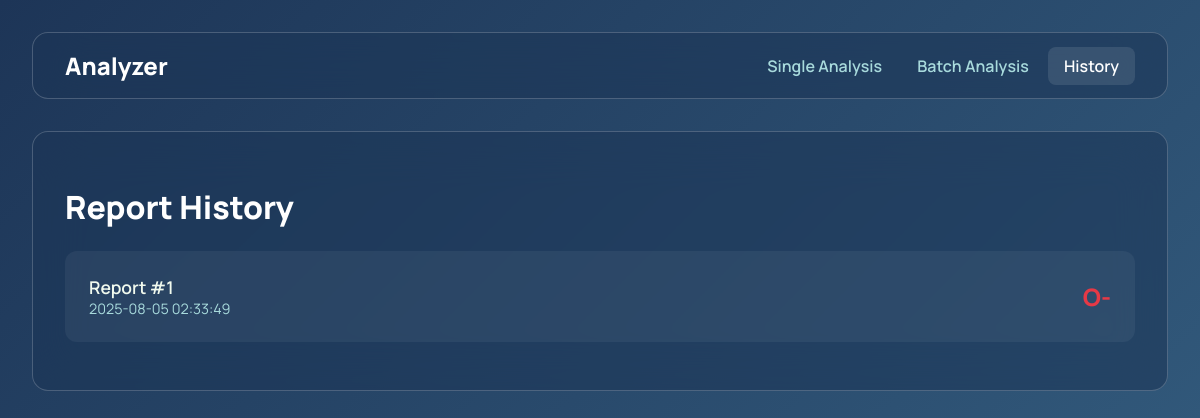
Before: /history with the older database file.
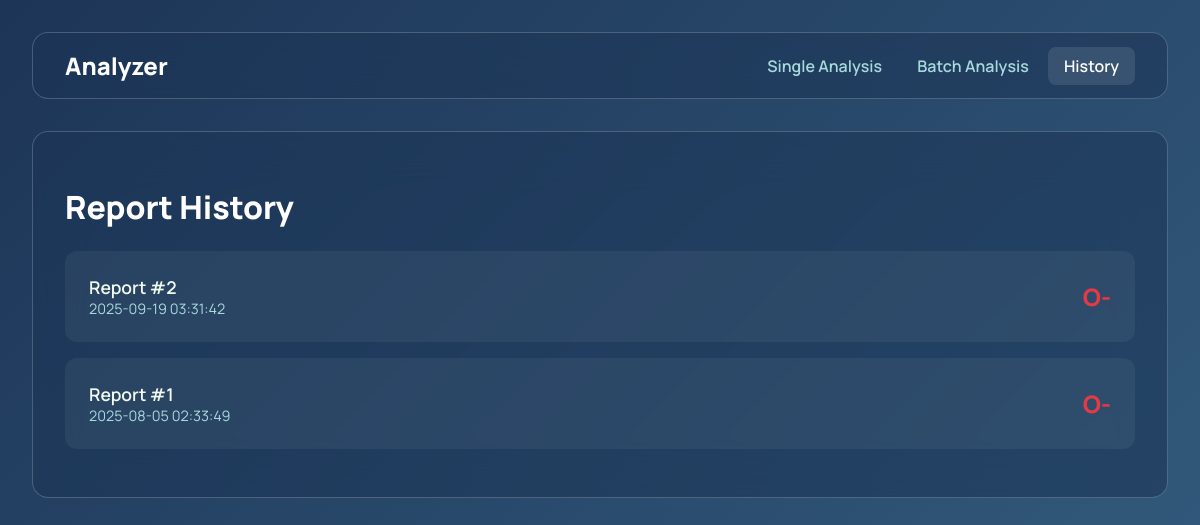
After: the same page with the newer database file.
### tables this page shows
CREATE TABLE reports (
  id INTEGER PRIMARY KEY AUTOINCREMENT,
  timestamp TEXT NOT NULL,
  blood_type TEXT NOT NULL,
  image_b64 TEXT NOT NULL,
  analysis_json TEXT NOT NULL
);

### app.py (the view)
@app.route('/history')
def history():
    db = get_db()
    reports = db.execute('SELECT id, timestamp, blood_type FROM reports ORDER BY timestamp DESC').fetchall()
    return render_template('history.html', reports=reports)

### app.py (called while the page is built)
def get_db():
    if 'db' not in g:
        g.db = sqlite3.connect(DATABASE)
        g.db.row_factory = sqlite3.Row
    return g.db

### templates/history.html (shortened to what this page needs)
{% extends "base.html" %}
{% block content %}
<div class="card">
    <h1>Report History</h1>
    {% if reports %}
        <ul class="report-list">
            {% for report in reports %}
                <li class="report-item">
                    <div>
                        <a href="{{ url_for('report', report_id=report.id) }}">Report #{{ report.id }}</a>
                        <div class="meta">{{ report.timestamp.split('.')[0] }}</div>
                    </div>
                    <div class="blood-type">{{ report.blood_type }}</div>
                </li>
            {% endfor %}
        </ul>
    {% else %}
        <p>No reports found. Perform an analysis to save a new report.</p>
    {% endif %}
</div>
{% endblock %}

### templates/base.html (shortened to what this page needs)
<!DOCTYPE html>
<html lang="en">
<head>
</head>
<body>
    <div class="main-container">
        <nav>
    <div class="logo">Analyzer</div>
    <div>
        <a href="{{ url_for('index') }}" class="{{ 'active' if request.endpoint == 'index' else '' }}">Single Analysis</a>
        <a href="{{ url_for('batch_process') }}" class="{{ 'active' if request.endpoint == 'batch_process' else '' }}">Batch Analysis</a>
        <a href="{{ url_for('history') }}" class="{{ 'active' if request.endpoint == 'history' else '' }}">History</a>
    </div>
</nav>
        <main>
            {% block content %}{% endblock %}
        </main>
    </div>
</body>
</html>

### templates/base.html (style rules this page uses)
:root { --accent-color: #e63946; --secondary-accent: #457b9d; --text-color: #f1faee; --text-muted: #a8dadc; --border-color: rgba(255, 255, 255, 0.2); --card-bg: rgba(29, 53, 87, 0.55); }
body { font-family: 'Manrope', sans-serif; background: linear-gradient(135deg, #1d3557, #457b9d, #a8dadc); background-size: 400% 400%; animation: gradientBG 15s ease infinite; color: var(--text-color); margin: 0; padding: 2rem; }
.main-container { max-width: 1200px; margin: auto; }
nav { background: var(--card-bg); backdrop-filter: blur(25px); -webkit-backdrop-filter: blur(25px); border-radius: 16px; border: 1px solid var(--border-color); padding: 1rem 2rem; margin-bottom: 2rem; display: flex; justify-content: space-between; align-items: center; }
nav .logo { font-size: 1.5rem; font-weight: 800; color: #fff; }
nav a { color: var(--text-muted); text-decoration: none; font-weight: 600; padding: 0.5rem 1rem; border-radius: 8px; transition: all 0.3s; }
nav a:hover, nav a.active { color: #fff; background-color: rgba(255,255,255,0.1); }

### templates/history.html (style rules this page uses)
.card { background: var(--card-bg); backdrop-filter: blur(25px); -webkit-backdrop-filter: blur(25px); border-radius: 16px; border: 1px solid var(--border-color); padding: 2rem; }
h1 { color: #fff; font-weight: 800; }
.report-list { list-style: none; padding: 0; }
.report-item { background: rgba(255,255,255,0.05); padding: 1.5rem; border-radius: 12px; margin-bottom: 1rem; display: flex; justify-content: space-between; align-items: center; transition: background-color 0.3s; }
.report-item a { color: var(--text-color); text-decoration: none; font-weight: 600; font-size: 1.1rem; }
.report-item .meta { font-size: 0.9rem; color: var(--text-muted); }
.report-item .blood-type { font-size: 1.5rem; font-weight: 800; color: var(--accent-color); }

Changed rows visible on the page:
added reports: id "2", timestamp "2025-09-19 03:31:42", blood_type "O-"
